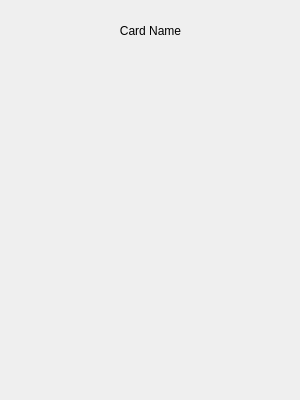
<?xml version="1.0" encoding="UTF-8"?>
<ui version="4.0">
 <class>card</class>
 <widget class="QWidget" name="card">
  <property name="geometry">
   <rect>
    <x>0</x>
    <y>0</y>
    <width>300</width>
    <height>400</height>
   </rect>
  </property>
  <property name="windowTitle">
   <string>Form</string>
  </property>
  <widget class="QLabel" name="name">
   <property name="geometry">
    <rect>
     <x>0</x>
     <y>0</y>
     <width>301</width>
     <height>61</height>
    </rect>
   </property>
   <property name="text">
    <string>Card Name</string>
   </property>
   <property name="alignment">
    <set>Qt::AlignCenter</set>
   </property>
  </widget>
 </widget>
 <resources/>
 <connections/>
</ui>
